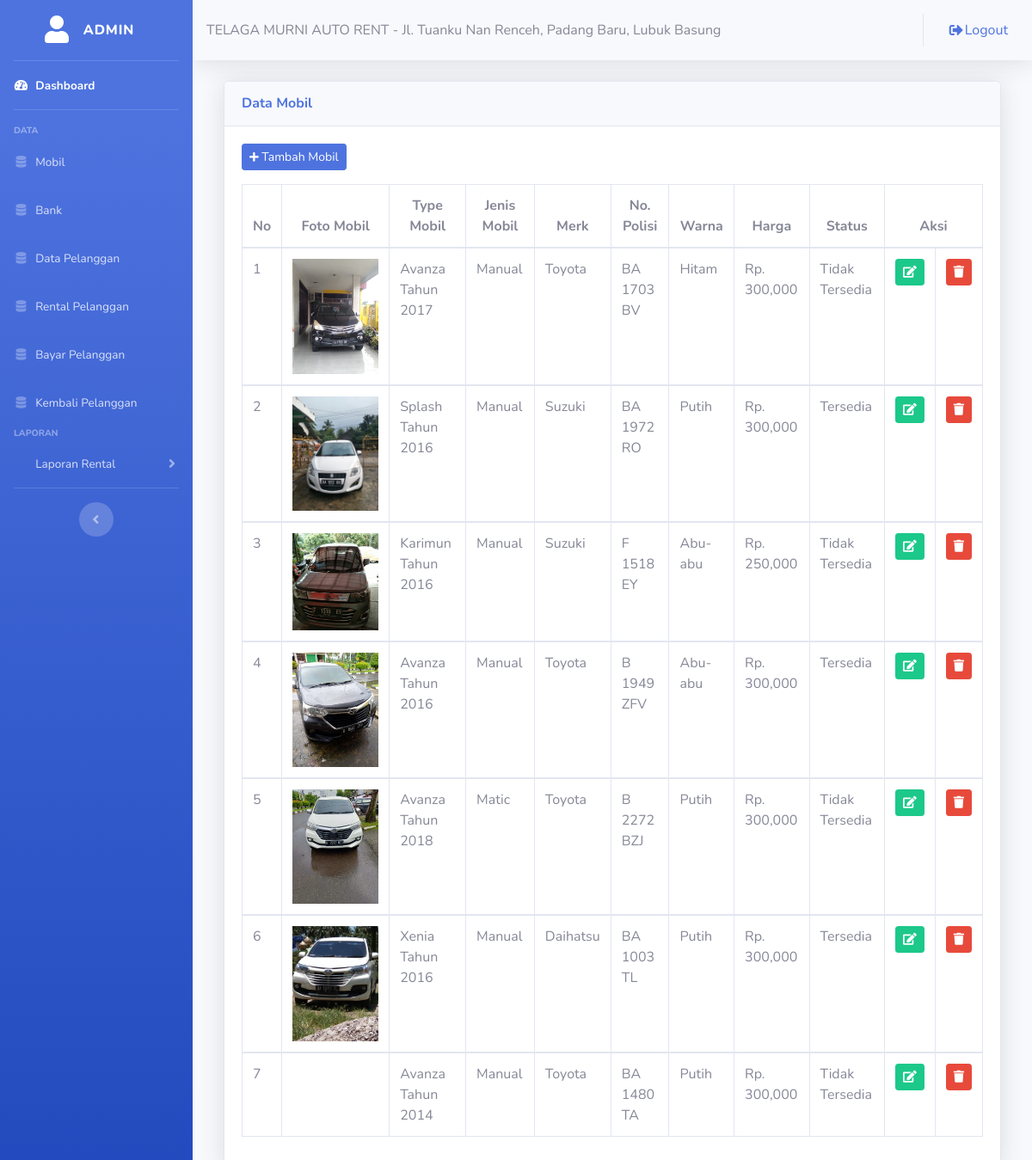
The app's page /admin/datamobil.php (signed in) with its own data.
### tables this page shows
CREATE TABLE `tbl_mobil` (
  `kd_mobil` varchar(6) NOT NULL,
  `foto_mobil` text NOT NULL,
  `type_mobil` varchar(50) NOT NULL,
  `kd_jenis` varchar(6) NOT NULL,
  `merk` varchar(20) NOT NULL,
  `no_polisi` varchar(15) NOT NULL,
  `warna` varchar(20) NOT NULL,
  `harga` int(11) NOT NULL,
  `status` int(11) NOT NULL
);

CREATE TABLE `tbl_jenis` (
  `kd_jenis` varchar(6) NOT NULL,
  `nama_jenis` varchar(20) NOT NULL
);

### admin/datamobil.php (the view, shortened to what this page needs)
<?php
	include ("style/header.php");
	include ("style/sidebar.php");
?>
<div class="container-fluid">
	<div class="col-lg-12">
		<div class="card shadow mt-3 mb-3">
			<div class="card-header py-3">
				<h6 class="m-0 font-weight-bold text-primary">Data Mobil</h6>
			</div>
			<div class="card-body">
				<button class="btn btn-sm btn-primary mb-3" data-toggle="modal" data-target="#tambah_mobil"><i class="fas fa-plus fa-sm"></i> Tambah Mobil</button>
      <div class="table-responsive">
				<table class="table table-bordered">
					<thead>
						<tr align="center">
							<th>No</th>
							<th>Foto Mobil</th>
							<th>Type Mobil</th>
							<th>Jenis Mobil</th>
							<th>Merk</th>
							<th>No. Polisi</th>
							<th>Warna</th>
							<th>Harga</th>
							<th>Status</th>
							<th colspan="2">Aksi</th>
						</tr>
					</thead>
					<?php
						include("../config/koneksi.php");
						$no=1;
						$sql = mysqli_query($konek, "SELECT * FROM tbl_mobil a LEFT JOIN tbl_jenis b ON a.kd_jenis=b.kd_jenis");
						while($array = mysqli_fetch_assoc($sql)){
					?>
					<tbody>
						<tr>
							<td><?php echo $no++; ?></td>
							<td><img src="../fotomobil/<?php echo $array['foto_mobil']; ?>" alt="" width="100"></td>
							<td><?php echo $array['type_mobil']; ?></td>
							<td><?php echo $array['nama_jenis']; ?></td>
							<td><?php echo $array['merk']; ?></td>
							<td><?php echo $array['no_polisi']; ?></td>
							<td><?php echo $array['warna']; ?></td>
							<td><?php echo 'Rp. '. number_format($array['harga']); ?></td>
							<td><?php if($array['status'] == 1){
									echo "Tersedia";
									}else{
									echo "Tidak Tersedia";
									} ?>
							</td>
							<td><a href="editmobil.php?kd=<?php echo $array['kd_mobil']; ?>"><i class="btn btn-success btn-sm"><span class="fas fa-edit"></span></i></a></td>
							<td><a href="hapusmobil.php?kd=<?php echo $array['kd_mobil']; ?>"><i class="btn btn-danger btn-sm"><span class="fas fa-trash"></span></i></a></td>
						</tr>
					</tbody>
					<?php
					}
					?>
				</table>
      </div>
			</div>
		</div>
	</div>
</div>
<?php
	include ("style/footer.php");
?>

### records on screen
tbl_mobil: foto_mobil (picture), type_mobil "Avanza Tahun 2017", kd_jenis.nama_jenis "Manual", merk "Toyota", no_polisi "BA 1703 BV", warna "Hitam", harga "300,000", status "Tidak Tersedia"
tbl_mobil: foto_mobil (picture), type_mobil "Splash Tahun 2016", kd_jenis.nama_jenis "Manual", merk "Suzuki", no_polisi "BA 1972 RO", warna "Putih", harga "300,000", status "Tersedia"
tbl_mobil: foto_mobil (picture), type_mobil "Karimun Tahun 2016", kd_jenis.nama_jenis "Manual", merk "Suzuki", no_polisi "F 1518 EY", warna "Abu-abu", harga "250,000", status "Tidak Tersedia"
tbl_mobil: foto_mobil (picture), type_mobil "Avanza Tahun 2016", kd_jenis.nama_jenis "Manual", merk "Toyota", no_polisi "B 1949 ZFV", warna "Abu-abu", harga "300,000", status "Tersedia"
tbl_mobil: foto_mobil (picture), type_mobil "Avanza Tahun 2018", kd_jenis.nama_jenis "Matic", merk "Toyota", no_polisi "B 2272 BZJ", warna "Putih", harga "300,000", status "Tidak Tersedia"
tbl_mobil: foto_mobil (picture), type_mobil "Xenia Tahun 2016", kd_jenis.nama_jenis "Manual", merk "Daihatsu", no_polisi "BA 1003 TL", warna "Putih", harga "300,000", status "Tersedia"
tbl_mobil: type_mobil "Avanza Tahun 2014", kd_jenis.nama_jenis "Manual", merk "Toyota", no_polisi "BA 1480 TA", warna "Putih", harga "300,000", status "Tidak Tersedia"

### other values on screen
$_SESSION['username'] "ADMIN"
